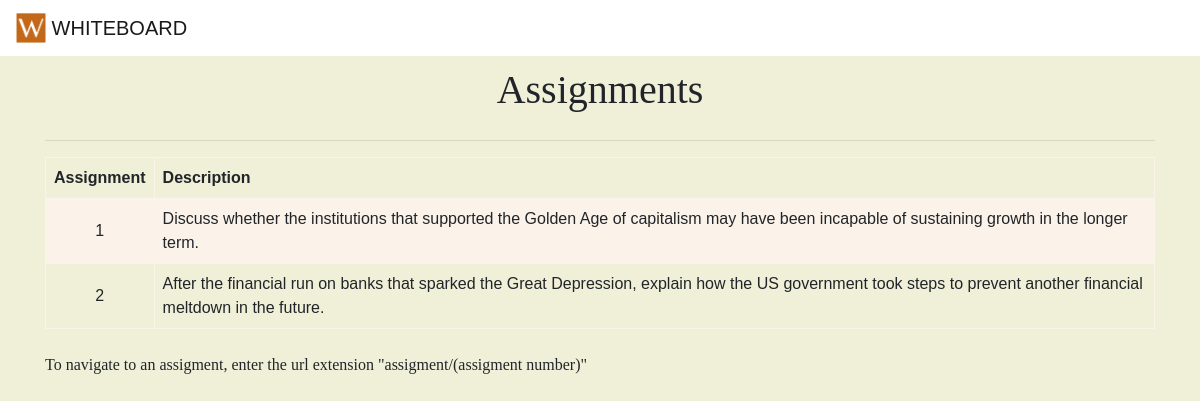
/assignments/, run on the app's committed database.
### canvas/models.py (models this page shows, shortened)
class Assignment(models.Model):
    assignment_id = models.IntegerField(primary_key=True)
    quest_id = models.ForeignKey(Quest, null=True,on_delete=models.CASCADE)
    description = models.CharField(null = True, max_length = 500)
    file = models.FileField(null = True)

### canvas/views.py (the view)
# urls.py: url(r'^assignments/$', AssignmentsView.as_view(),name='assignments'),
class AssignmentsView(View):
	def get(self, request):
		query_results = Assignment.objects.all()
		return render(request, 'Assignments.html', {"allAssignments": query_results})

### templates/Assignments.html (shortened to what this page needs)
<!DOCTYPE html>
<html>
{% load static %}
<head>
	<link rel="stylesheet" href="https://maxcdn.bootstrapcdn.com/bootstrap/4.0.0-beta/css/bootstrap.min.css">
	<link rel="stylesheet" href= "{% static "style.css" %}">
</head>
<body>
	<nav class="navbar navbar-light bg-faded">
	  <a class="navbar-brand" href="{% url 'welcome'%}">
	    <img src="{% static "logo.png" %}" width="30" height="30" class="d-inline-block align-top" alt="">
	    WHITEBOARD
	  </a>
	</nav>
<div class="container">
	<h1 class="head">Assignments</h1>
		<hr>
		<table>
			<tr>
				<th>Assignment</th>
				<th>Description</th>
			</tr>
			{% for assignment in allAssignments %}
			<tr>
				<td><center>{{assignment.assignment_id}}</center></td>
				<td>{{assignment.description}}</td>
			</tr>
			{% endfor %}
		</table>
		<br>
		<p>To navigate to an assigment, enter the url extension "assigment/(assigment number)"</p>
</div>
</body>
</html>

### canvas/static/style.css (style rules this page uses)
* { box-sizing:border-box; }
body { font-family: 'Patrick Hand SC', cursive; background-color:#F0F0D8; }
h1 { text-align: center; }
.head, .instructions { text-align: center; font-family: 'Verdana'; padding: 10px; }
.navbar { font-family: 'Text Me One', sans-serif; background-color: white; }
table { font-family: arial, sans-serif; border-collapse: collapse; width: 100%; }
td, th { border: 1px solid #fbf2e9; text-align: left; padding: 8px; }
tr:nth-child(even) { background-color: #fbf2e9; }

### data on the page
Assignment: assignment_id "1", description "Discuss whether the institutions that supported the Golden Age of capitalism may have been incapable of sustaining growth in the longer term."
Assignment: assignment_id "2", description "After the financial run on banks that sparked the Great Depression, explain how the US government took steps to prevent another financial meltdown in the future."
